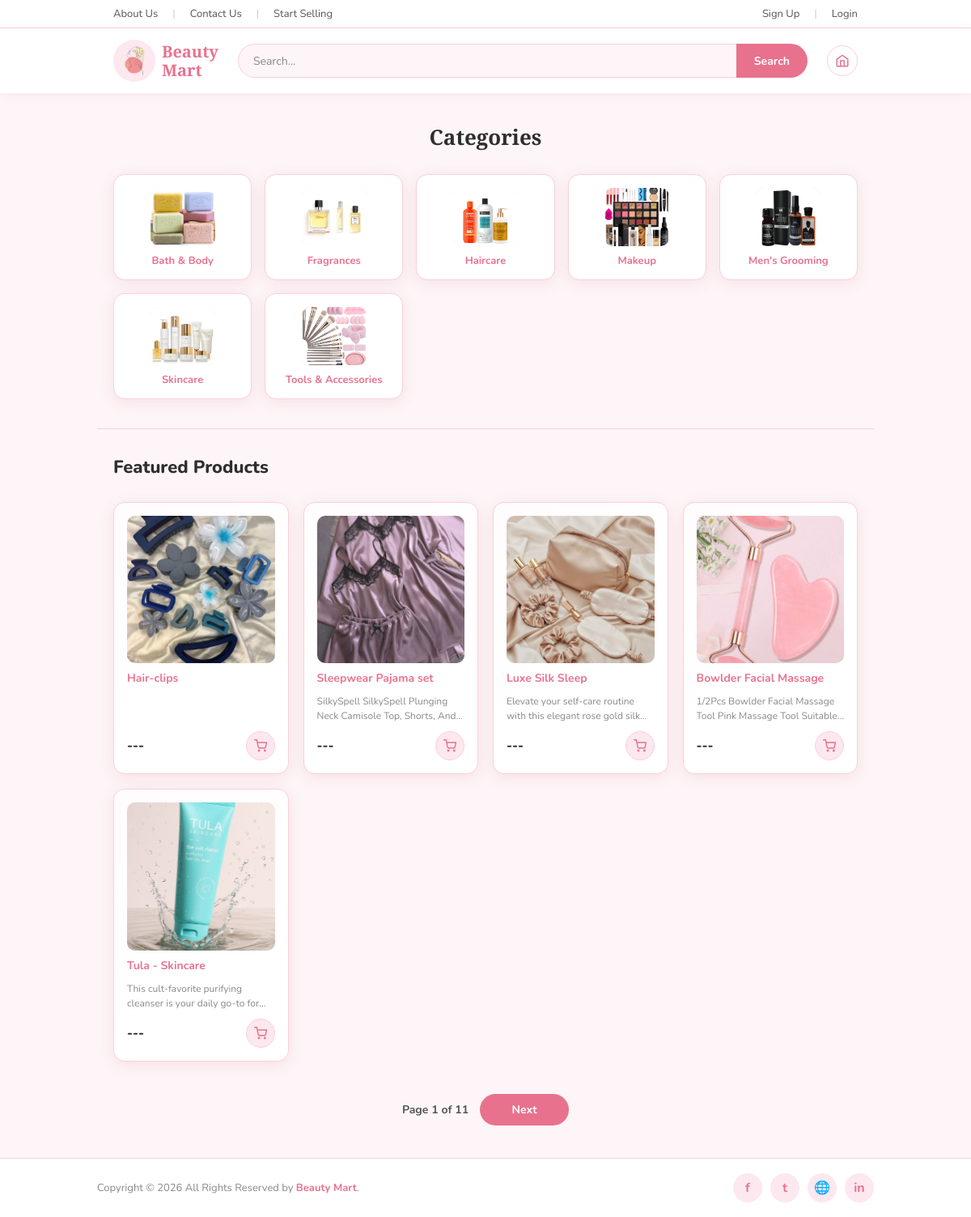
The page / on the database its author committed.
### tables this page shows
CREATE TABLE `categories` (
  `id` int(11) NOT NULL,
  `name` varchar(100) NOT NULL,
  `description` text DEFAULT NULL
);

CREATE TABLE `products` (
  `id` int(11) NOT NULL,
  `seller_id` int(11) NOT NULL,
  `category_id` int(11) DEFAULT NULL,
  `name` varchar(100) NOT NULL,
  `description` text DEFAULT NULL,
  `price` decimal(10,2) NOT NULL,
  `stock` int(11) NOT NULL DEFAULT 0,
  `image` varchar(255) DEFAULT 'default.jpg' COMMENT 'Primary thumbnail; additional images in product_images',
  `created_at` timestamp NOT NULL DEFAULT current_timestamp(),
  `updated_at` timestamp NOT NULL DEFAULT current_timestamp() ON UPDATE current_timestamp()
);

### index.php (the view, shortened to what this page needs)
<?php
require_once 'includes/functions.php';
$products_per_page = 5;
$current_page = max(1, (int) ($_GET['featured_page'] ?? 1));
$offset = ($current_page - 1) * $products_per_page;
$count_stmt = $pdo->prepare("SELECT COUNT(*) FROM products WHERE stock > 0");
$count_stmt->execute();
$total_products = (int) $count_stmt->fetchColumn();
$total_pages = max(1, (int) ceil($total_products / $products_per_page));
$stmt = $pdo->prepare("
    SELECT p.*,
           c.name as category_name,
           s.business_name as seller_name,
           u.username as seller_username
    FROM products p
    LEFT JOIN categories c ON p.category_id = c.id
    LEFT JOIN sellers s ON p.seller_id = s.id
    LEFT JOIN users u ON s.user_id = u.id
    WHERE p.stock > 0
    ORDER BY p.created_at DESC
    LIMIT ? OFFSET ?
");
$stmt->bindValue(1, $products_per_page, PDO::PARAM_INT);
$stmt->bindValue(2, $offset, PDO::PARAM_INT);
$stmt->execute();
$products = $stmt->fetchAll();
$stmt = $pdo->prepare("SELECT id, name FROM categories ORDER BY name");
$stmt->execute();
$db_categories = $stmt->fetchAll();
if (!empty($db_categories)) {
    $category_images = [
        'Bath & Body' => 'images/category-img/cat-bath.png',
        'Fragrances' => 'images/category-img/cat-frag.png',
        'Haircare' => 'images/category-img/cat-hair.png',
        'Makeup' => 'images/category-img/cat-makeup.png',
        "Men's Grooming" => 'images/category-img/cat-men.png',
        'Skincare' => 'images/category-img/cat-skin.png',
        'Tools & Accessories' => 'images/category-img/cat-tools.png',
    ];
    $categories = [];
    foreach ($db_categories as $cat) {
        $categories[] = [
            'name' => $cat['name'],
            'img' => $category_images[$cat['name']] ?? 'images/category-img/default.png',
            'id' => $cat['id']
        ];
    }
}
?>
<!DOCTYPE html>
<html lang="en">
<head>
    <link rel="stylesheet" href="css/index.css">
    <link rel="stylesheet" href="css/responsive.css">
</head>
<body>
    <div class="top-bar">
        <div class="inner">
            <div class="left-links">
                <a href="includes/about.php">About Us</a>
                <span class="sep">|</span>
                <a href="includes/contact.php">Contact Us</a>
                <span class="sep">|</span>
                <a href="includes/sell.php">Start Selling</a>
            </div>
            <div class="right-links">
                <a href="includes/register.php">Sign Up</a>
                <span class="sep">|</span>
                <a href="includes/login.php">Login</a>
            </div>
        </div>
    </div>
    <nav class="navbar">
        <div class="inner">
            <a href="index.php" class="logo">
                <div class="logo-icon">
                    <img src="images/logo.png" alt="Beauty Mart">
                </div>
                <div class="logo-text">
                    <span>Beauty</span>
                    <span>Mart</span>
                </div>
            </a>
            <div class="search-wrap">
                <input type="text" placeholder="Search...">
                <button type="button">Search</button>
            </div>
            <div class="nav-icons">
                <a href="index.php" title="Home">
                    <svg width="18" height="18" viewBox="0 0 24 24" fill="none" stroke="currentColor" stroke-width="2" stroke-linecap="round" stroke-linejoin="round">
                        <path d="M3 9.5L12 3l9 6.5V20a1 1 0 0 1-1 1H4a1 1 0 0 1-1-1V9.5z"/>
                        <polyline points="9 21 9 12 15 12 15 21"/>
                    </svg>
                </a>
            </div>
        </div>
    </nav>
    <div class="section">
        <h2 class="section-title">Categories</h2>
        <div class="categories-grid">
            <?php foreach ($categories as $cat): ?>
            <a href="browse-products.php?category=<?= urlencode($cat['name']) ?>&category_id=<?= $cat['id'] ?? '' ?>" class="cat-card">
                <div class="cat-img">
                    <img src="<?= htmlspecialchars($cat['img']) ?>"
                         alt="<?= htmlspecialchars($cat['name']) ?>"
                         onerror="this.style.display='3'">
                </div>
                <span class="cat-name"><?= htmlspecialchars($cat['name']) ?></span>
            </a>
            <?php endforeach; ?>
        </div>
    </div>
    <hr class="divider">
    <div class="featured-header">
        <h2>Featured Products</h2>
    </div>
    <div class="products-grid">
        <?php if (empty($products)): ?>
            <p class="empty-products">No products available at the moment. Please check back later!</p>
        <?php else: ?>
            <?php foreach ($products as $product): ?>
            <div class="product-card">
                <div class="prod-img">
                    <img src="product_images/<?= htmlspecialchars($product['image']) ?>"
                         alt="<?= htmlspecialchars($product['name']) ?>"
                         onerror="this.style.opacity='.4'">
                </div>
                <div class="prod-name"><?= htmlspecialchars($product['name']) ?></div>
                <?php if (!empty($product['description'])): ?>
                    <div class="prod-desc"><?= htmlspecialchars(substr($product['description'], 0, 80)) ?>...</div>
                <?php endif; ?>
                <div class="prod-footer">
                    <span class="prod-price">---</span>
                    <a href="includes/login.php" class="cart-btn" title="Add to cart">
                        <svg width="16" height="16" viewBox="0 0 24 24" fill="none" stroke="currentColor" stroke-width="2.2" stroke-linecap="round" stroke-linejoin="round">
                            <circle cx="9" cy="21" r="1"/><circle cx="20" cy="21" r="1"/>
                            <path d="M1 1h4l2.68 13.39a2 2 0 0 0 2 1.61h9.72a2 2 0 0 0 2-1.61L23 6H6"/>
                        </svg>
                    </a>
                </div>
            </div>
            <?php endforeach; ?>
        <?php endif; ?>
    </div>
    <?php if ($total_pages > 1): ?>
        <div class="pagination">
            <span class="page-status">Page <?= $current_page ?> of <?= $total_pages ?></span>
            <?php if ($current_page < $total_pages): ?>
                <a href="index.php?featured_page=<?= $current_page + 1 ?>" class="page-link">Next</a>
            <?php endif; ?>
        </div>
    <?php endif; ?>
    <footer>
        <div class="inner">
            <p class="copy">Copyright &copy; 2026 All Rights Reserved by <span>Beauty Mart</span>.</p>
            <div class="socials">
                <a href="#" title="Facebook">f</a>
                <a href="#" title="Twitter">t</a>
                <a href="#" title="Website">🌐</a>
                <a href="#" title="LinkedIn">in</a>
            </div>
        </div>
    </footer>
</body>
</html>

### css/responsive.css (style rules this page uses)
@media (min-width: 1025px) { .navbar .inner { gap: 24px; } }
@media (min-width: 1025px) { .logo { gap: 8px; flex-shrink: 0; } }
@media (min-width: 1025px) { .logo-icon { width: 52px; height: 52px; } }
@media (min-width: 1025px) { .logo-text { font-size: 20px; } }
@media (min-width: 1025px) { .search-wrap { flex: 1; } }
@media (min-width: 1025px) { .search-wrap input { height: 42px; font-size: 14px; padding: 0 18px; } }
@media (min-width: 1025px) { .search-wrap button { height: 42px; padding: 0 22px; font-size: 14px; } }
@media (min-width: 1025px) { .nav-icons { gap: 16px; flex-shrink: 0; } }
@media (min-width: 1025px) { .nav-icons a { width: 38px; height: 38px; font-size: 18px; } }
@media (min-width: 1025px) { .categories-grid { grid-template-columns: repeat(5, 1fr); gap: 16px; } }
@media (min-width: 1025px) { .cat-card { padding: 16px 12px 14px; } }
@media (min-width: 1025px) { .cat-card .cat-img { width: 80px; height: 72px; } }
@media (min-width: 1025px) { .cat-card .cat-name { font-size: 13px; } }
@media (min-width: 1025px) { .section { padding: 36px 20px; } }
@media (min-width: 1025px) { .section-title { font-size: 26px; margin-bottom: 28px; } }
@media (min-width: 1025px) { .products-grid { grid-template-columns: repeat(4, 1fr); gap: 18px; padding: 16px 20px 40px; } }
@media (min-width: 1025px) { .product-card { padding: 16px; } }
@media (min-width: 1025px) { .product-card .prod-name { font-size: 14px; } }
@media (min-width: 1025px) { .product-card .prod-desc { font-size: 12px; -webkit-line-clamp: 2; } }
@media (min-width: 1025px) { .product-card .prod-price { font-size: 16px; } }
@media (min-width: 1025px) { .product-card .cart-btn { width: 36px; height: 36px; font-size: 17px; } }
@media (min-width: 1025px) { .featured-header { padding: 0 20px; } }
@media (min-width: 1025px) { .featured-header h2 { font-size: 22px; } }
@media (min-width: 1025px) { .divider { padding: 0 20px; } }
@media (min-width: 1025px) { footer .inner { justify-content: space-between; gap: 12px; } }
@media (min-width: 1025px) { footer .copy { font-size: 13px; } }
@media (min-width: 1025px) { footer .socials { gap: 10px; } }
@media (min-width: 1025px) { footer .socials a { width: 36px; height: 36px; } }

### rows shown on the page
categories: shows a picture, name "Fragrances"
categories: shows a picture, name "Haircare"
categories: shows a picture, name "Makeup"
categories: shows a picture, name "Men's Grooming"
categories: shows a picture, name "Skincare"
products: image (picture), name "Hair-clips"
products: image (picture), name "Sleepwear Pajama set", description "SilkySpell SilkySpell Plunging Neck Camisole Top, Shorts,…"
products: image+name (picture), name "Luxe Silk Sleep", description "Elevate your self-care routine with this elegant rose gold…"
products: image+name (picture), name "Bowlder Facial Massage", description "1/2Pcs Bowlder Facial Massage Tool Pink Massage Tool…"
products: image (picture), name "Tula - Skincare", description "This cult-favorite purifying cleanser is your daily go-to…"

### other values the page prints
$cat['name'] "Bath & Body"
$cat['name'] "Tools & Accessories"
$current_page "1"
$total_pages "11"
